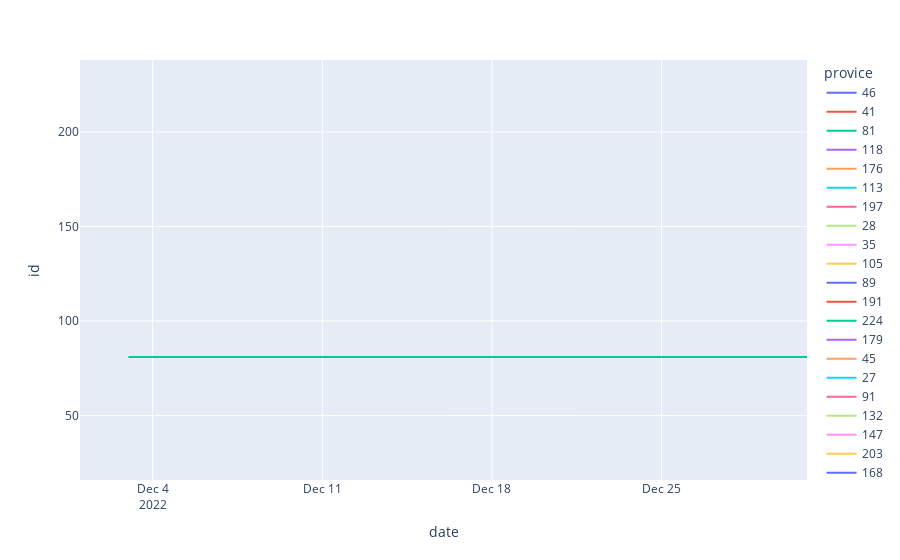

The notebook cell this image was saved under:
### Code cell
px.line(df_by_date, x='date', y='id', color='provice')

### Figure 1 — Plotly figure (JSON) as saved in the notebook; plotly's stock layout.template omitted (floating-point values rounded to 4 significant figures)
{"data": [{"hovertemplate": "provice=46<br>date=%{x}<br>id=%{y}<extra></extra>", "legendgroup": "46", "line": {"color": "#636efa", "dash": "solid"}, "marker": {"symbol": "circle"}, "mode": "lines", "name": "46", "orientation": "v", "showlegend": true, "type": "scatter", "x": ["2022-12-01"], "xaxis": "x", "y": [46], "yaxis": "y"}, {"hovertemplate": "provice=41<br>date=%{x}<br>id=%{y}<extra></extra>", "legendgroup": "41", "line": {"color": "#EF553B", "dash": "solid"}, "marker": {"symbol": "circle"}, "mode": "lines", "name": "41", "orientation": "v", "showlegend": true, "type": "scatter", "x": ["2022-12-02"], "xaxis": "x", "y": [41], "yaxis": "y"}, {"hovertemplate": "provice=81<br>date=%{x}<br>id=%{y}<extra></extra>", "legendgroup": "81", "line": {"color": "#00cc96", "dash": "solid"}, "marker": {"symbol": "circle"}, "mode": "lines", "name": "81", "orientation": "v", "showlegend": true, "type": "scatter", "x": ["2022-12-03", "2022-12-31"], "xaxis": "x", "y": [81, 81], "yaxis": "y"}, {"hovertemplate": "provice=118<br>date=%{x}<br>id=%{y}<extra></extra>", "legendgroup": "118", "line": {"color": "#ab63fa", "dash": "solid"}, "marker": {"symbol": "circle"}, "mode": "lines", "name": "118", "orientation": "v", "showlegend": true, "type": "scatter", "x": ["2022-12-04"], "xaxis": "x", "y": [118], "yaxis": "y"}, {"hovertemplate": "provice=176<br>date=%{x}<br>id=%{y}<extra></extra>", "legendgroup": "176", "line": {"color": "#FFA15A", "dash": "solid"}, "marker": {"symbol": "circle"}, "mode": "lines", "name": "176", "orientation": "v", "showlegend": true, "type": "scatter", "x": ["2022-12-05"], "xaxis": "x", "y": [176], "yaxis": "y"}, {"hovertemplate": "provice=113<br>date=%{x}<br>id=%{y}<extra></extra>", "legendgroup": "113", "line": {"color": "#19d3f3", "dash": "solid"}, "marker": {"symbol": "circle"}, "mode": "lines", "name": "113", "orientation": "v", "showlegend": true, "type": "scatter", "x": ["2022-12-06"], "xaxis": "x", "y": [113], "yaxis": "y"}, {"hovertemplate": "provice=197<br>date=%{x}<br>id=%{y}<extra></extra>", "legendgroup": "197", "line": {"color": "#FF6692", "dash": "solid"}, "marker": {"symbol": "circle"}, "mode": "lines", "name": "197", "orientation": "v", "showlegend": true, "type": "scatter", "x": ["2022-12-07"], "xaxis": "x", "y": [197], "yaxis": "y"}, {"hovertemplate": "provice=28<br>date=%{x}<br>id=%{y}<extra></extra>", "legendgroup": "28", "line": {"color": "#B6E880", "dash": "solid"}, "marker": {"symbol": "circle"}, "mode": "lines", "name": "28", "orientation": "v", "showlegend": true, "type": "scatter", "x": ["2022-12-08"], "xaxis": "x", "y": [28], "yaxis": "y"}, {"hovertemplate": "provice=35<br>date=%{x}<br>id=%{y}<extra></extra>", "legendgroup": "35", "line": {"color": "#FF97FF", "dash": "solid"}, "marker": {"symbol": "circle"}, "mode": "lines", "name": "35", "orientation": "v", "showlegend": true, "type": "scatter", "x": ["2022-12-09"], "xaxis": "x", "y": [35], "yaxis": "y"}, {"hovertemplate": "provice=105<br>date=%{x}<br>id=%{y}<extra></extra>", "legendgroup": "105", "line": {"color": "#FECB52", "dash": "solid"}, "marker": {"symbol": "circle"}, "mode": "lines", "name": "105", "orientation": "v", "showlegend": true, "type": "scatter", "x": ["2022-12-10"], "xaxis": "x", "y": [105], "yaxis": "y"}, {"hovertemplate": "provice=89<br>date=%{x}<br>id=%{y}<extra></extra>", "legendgroup": "89", "line": {"color": "#636efa", "dash": "solid"}, "marker": {"symbol": "circle"}, "mode": "lines", "name": "89", "orientation": "v", "showlegend": true, "type": "scatter", "x": ["2022-12-11"], "xaxis": "x", "y": [89], "yaxis": "y"}, {"hovertemplate": "provice=191<br>date=%{x}<br>id=%{y}<extra></extra>", "legendgroup": "191", "line": {"color": "#EF553B", "dash": "solid"}, "marker": {"symbol": "circle"}, "mode": "lines", "name": "191", "orientation": "v", "showlegend": true, "type": "scatter", "x": ["2022-12-12"], "xaxis": "x", "y": [191], "yaxis": "y"}, {"hovertemplate": "provice=224<br>date=%{x}<br>id=%{y}<extra></extra>", "legendgroup": "224", "line": {"color": "#00cc96", "dash": "solid"}, "marker": {"symbol": "circle"}, "mode": "lines", "name": "224", "orientation": "v", "showlegend": true, "type": "scatter", "x": ["2022-12-13"], "xaxis": "x", "y": [224], "yaxis": "y"}, {"hovertemplate": "provice=179<br>date=%{x}<br>id=%{y}<extra></extra>", "legendgroup": "179", "line": {"color": "#ab63fa", "dash": "solid"}, "marker": {"symbol": "circle"}, "mode": "lines", "name": "179", "orientation": "v", "showlegend": true, "type": "scatter", "x": ["2022-12-14"], "xaxis": "x", "y": [179], "yaxis": "y"}, {"hovertemplate": "provice=45<br>date=%{x}<br>id=%{y}<extra></extra>", "legendgroup": "45", "line": {"color": "#FFA15A", "dash": "solid"}, "marker": {"symbol": "circle"}, "mode": "lines", "name": "45", "orientation": "v", "showlegend": true, "type": "scatter", "x": ["2022-12-15"], "xaxis": "x", "y": [45], "yaxis": "y"}, {"hovertemplate": "provice=27<br>date=%{x}<br>id=%{y}<extra></extra>", "legendgroup": "27", "line": {"color": "#19d3f3", "dash": "solid"}, "marker": {"symbol": "circle"}, "mode": "lines", "name": "27", "orientation": "v", "showlegend": true, "type": "scatter", "x": ["2022-12-16"], "xaxis": "x", "y": [27], "yaxis": "y"}, {"hovertemplate": "provice=91<br>date=%{x}<br>id=%{y}<extra></extra>", "legendgroup": "91", "line": {"color": "#FF6692", "dash": "solid"}, "marker": {"symbol": "circle"}, "mode": "lines", "name": "91", "orientation": "v", "showlegend": true, "type": "scatter", "x": ["2022-12-17"], "xaxis": "x", "y": [91], "yaxis": "y"}, {"hovertemplate": "provice=132<br>date=%{x}<br>id=%{y}<extra></extra>", "legendgroup": "132", "line": {"color": "#B6E880", "dash": "solid"}, "marker": {"symbol": "circle"}, "mode": "lines", "name": "132", "orientation": "v", "showlegend": true, "type": "scatter", "x": ["2022-12-18"], "xaxis": "x", "y": [132], "yaxis": "y"}, {"hovertemplate": "provice=147<br>date=%{x}<br>id=%{y}<extra></extra>", "legendgroup": "147", "line": {"color": "#FF97FF", "dash": "solid"}, "marker": {"symbol": "circle"}, "mode": "lines", "name": "147", "orientation": "v", "showlegend": true, "type": "scatter", "x": ["2022-12-19"], "xaxis": "x", "y": [147], "yaxis": "y"}, {"hovertemplate": "provice=203<br>date=%{x}<br>id=%{y}<extra></extra>", "legendgroup": "203", "line": {"color": "#FECB52", "dash": "solid"}, "marker": {"symbol": "circle"}, "mode": "lines", "name": "203", "orientation": "v", "showlegend": true, "type": "scatter", "x": ["2022-12-20"], "xaxis": "x", "y": [203], "yaxis": "y"}, {"hovertemplate": "provice=168<br>date=%{x}<br>id=%{y}<extra></extra>", "legendgroup": "168", "line": {"color": "#636efa", "dash": "solid"}, "marker": {"symbol": "circle"}, "mode": "lines", "name": "168", "orientation": "v", "showlegend": true, "type": "scatter", "x": ["2022-12-21"], "xaxis": "x", "y": [168], "yaxis": "y"}, {"hovertemplate": "provice=34<br>date=%{x}<br>id=%{y}<extra></extra>", "legendgroup": "34", "line": {"color": "#EF553B", "dash": "solid"}, "marker": {"symbol": "circle"}, "mode": "lines", "name": "34", "orientation": "v", "showlegend": true, "type": "scatter", "x": ["2022-12-22"], "xaxis": "x", "y": [34], "yaxis": "y"}, {"hovertemplate": "provice=51<br>date=%{x}<br>id=%{y}<extra></extra>", "legendgroup": "51", "line": {"color": "#00cc96", "dash": "solid"}, "marker": {"symbol": "circle"}, "mode": "lines", "name": "51", "orientation": "v", "showlegend": true, "type": "scatter", "x": ["2022-12-23"], "xaxis": "x", "y": [51], "yaxis": "y"}, {"hovertemplate": "provice=85<br>date=%{x}<br>id=%{y}<extra></extra>", "legendgroup": "85", "line": {"color": "#ab63fa", "dash": "solid"}, "marker": {"symbol": "circle"}, "mode": "lines", "name": "85", "orientation": "v", "showlegend": true, "type": "scatter", "x": ["2022-12-24"], "xaxis": "x", "y": [85], "yaxis": "y"}, {"hovertemplate": "provice=170<br>date=%{x}<br>id=%{y}<extra></extra>", "legendgroup": "170", "line": {"color": "#FFA15A", "dash": "solid"}, "marker": {"symbol": "circle"}, "mode": "lines", "name": "170", "orientation": "v", "showlegend": true, "type": "scatter", "x": ["2022-12-25"], "xaxis": "x", "y": [170], "yaxis": "y"}, {"hovertemplate": "provice=227<br>date=%{x}<br>id=%{y}<extra></extra>", "legendgroup": "227", "line": {"color": "#19d3f3", "dash": "solid"}, "marker": {"symbol": "circle"}, "mode": "lines", "name": "227", "orientation": "v", "showlegend": true, "type": "scatter", "x": ["2022-12-26"], "xaxis": "x", "y": [227], "yaxis": "y"}, {"hovertemplate": "provice=174<br>date=%{x}<br>id=%{y}<extra></extra>", "legendgroup": "174", "line": {"color": "#FF6692", "dash": "solid"}, "marker": {"symbol": "circle"}, "mode": "lines", "name": "174", "orientation": "v", "showlegend": true, "type": "scatter", "x": ["2022-12-27"], "xaxis": "x", "y": [174], "yaxis": "y"}, {"hovertemplate": "provice=189<br>date=%{x}<br>id=%{y}<extra></extra>", "legendgroup": "189", "line": {"color": "#B6E880", "dash": "solid"}, "marker": {"symbol": "circle"}, "mode": "lines", "name": "189", "orientation": "v", "showlegend": true, "type": "scatter", "x": ["2022-12-28"], "xaxis": "x", "y": [189], "yaxis": "y"}, {"hovertemplate": "provice=36<br>date=%{x}<br>id=%{y}<extra></extra>", "legendgroup": "36", "line": {"color": "#FF97FF", "dash": "solid"}, "marker": {"symbol": "circle"}, "mode": "lines", "name": "36", "orientation": "v", "showlegend": true, "type": "scatter", "x": ["2022-12-29"], "xaxis": "x", "y": [36], "yaxis": "y"}, {"hovertemplate": "provice=61<br>date=%{x}<br>id=%{y}<extra></extra>", "legendgroup": "61", "line": {"color": "#FECB52", "dash": "solid"}, "marker": {"symbol": "circle"}, "mode": "lines", "name": "61", "orientation": "v", "showlegend": true, "type": "scatter", "x": ["2022-12-30"], "xaxis": "x", "y": [61], "yaxis": "y"}], "layout": {"legend": {"title": {"text": "provice"}, "tracegroupgap": 0}, "margin": {"t": 60}, "xaxis": {"anchor": "y", "domain": [0, 1], "title": {"text": "date"}}, "yaxis": {"anchor": "x", "domain": [0, 1], "title": {"text": "id"}}}}
